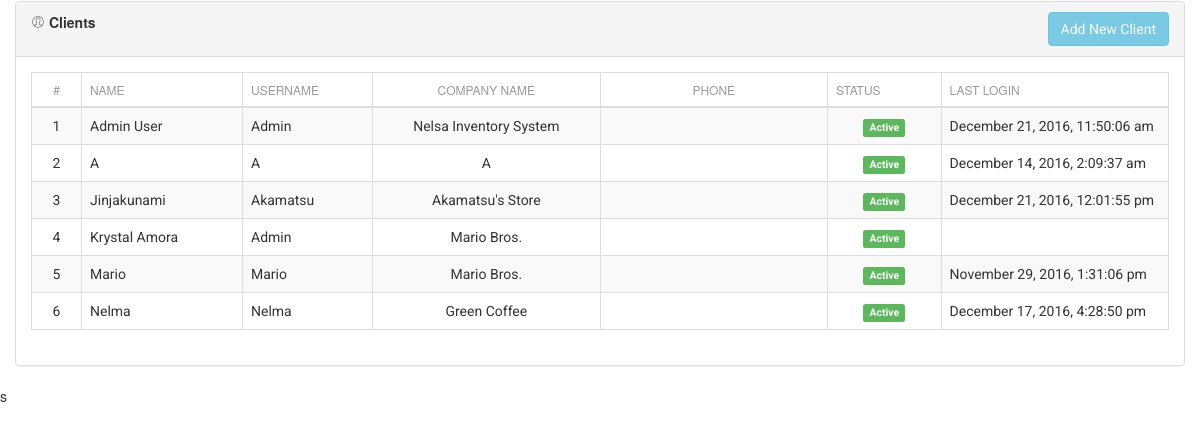
/clients.php, run on the app's committed database.
### tables this page shows
CREATE TABLE `users` (
  `id` int(11) unsigned NOT NULL,
  `admin_id` int(11) NOT NULL,
  `email` text NOT NULL,
  `name` varchar(60) NOT NULL,
  `mname` text NOT NULL,
  `lname` text NOT NULL,
  `username` varchar(50) NOT NULL,
  `password` varchar(255) NOT NULL,
  `user_level` int(11) NOT NULL,
  `image` varchar(255) DEFAULT 'no_image.jpg',
  `company_name` text NOT NULL,
  `status` int(1) NOT NULL,
  `phone` text NOT NULL,
  `last_login` datetime DEFAULT NULL
);

### includes/sql.php (called while the page is built, shortened)
<?php
  require_once('includes/load.php');
function find_by_sql($sql)
{
  global $db;
  $result = $db->query($sql);
  $result_set = $db->while_loop($result);
 return $result_set;
}
  function find_all_client(){
      $sql = "SELECT u.id,u.phone,u.name,u.username,u.user_level,u.status,u.last_login,u.admin_id,u.company_name,";
      $sql .="g.group_name,g.admin_id ";
      $sql .="FROM users u ";
      $sql .="LEFT JOIN user_groups g ";
      $sql .="ON g.admin_id=u.admin_id WHERE u.user_level = 1 GROUP BY u.name  ORDER BY u.name ASC ";
      $result = find_by_sql($sql);
      return $result;
  }
?>

### includes/database.php (called while the page is built, shortened)
<?php
class MySqli_DB {
    private $con;
    public $query_id;
public function db_connect()
{
  $this->con = mysqli_connect(DB_HOST,DB_USER,DB_PASS);
  if(!$this->con)
         {
           die(" Database connection failed:". mysqli_connect_error());
         } else {
           $select_db = $this->con->select_db(DB_NAME);
         }
}
public function query($sql)
   {
      if (trim($sql != "")) {
          $this->query_id = $this->con->query($sql);
      }
       return $this->query_id;
   }
public function fetch_array($statement)
{
  return mysqli_fetch_array($statement);
}
public function while_loop($loop){
   $results = array();
   while ($result = $this->fetch_array($loop)) {
      $results[] = $result;
   }
 return $results;
}
}
$db = new MySqli_DB();
?>

### includes/functions.php (called while the page is built, shortened)
<?php
function remove_junk($str){
  $str = nl2br($str);
  $str = htmlspecialchars(strip_tags($str, ENT_QUOTES));
  return $str;
}
function read_date($str){
     if($str)
      return date('F j, Y, g:i:s a', strtotime($str));
     else
      return null;
  }
function count_id(){
  static $count = 1;
  return $count++;
}
?>

### clients.php (the view, shortened to what this page needs)
<?php
 $all_users = find_all_client();
?>
<?php include_once('layouts/header.php'); ?>
<div class="row">
  <div class="col-md-12">
    <div class="panel panel-default">
      <div class="panel-heading clearfix">
        <strong>
         <i class="pe-7s-user"></i>
          <span>Clients</span>
       </strong>
         <a href="add_client.php" class="btn btn-info pull-right">Add New Client</a>
      </div>
     <div class="panel-body">
      <table class="table table-bordered table-striped">
        <thead>
          <tr>
            <th class="text-center" style="width: 50px;">#</th>
            <th>Name </th>
            <th>Username</th>
            <th class="text-center" style="width: 20%;">Company Name</th>
            <th class="text-center" style="width: 20%;">Phone</th>
            <th style="width: 10%;">Status</th>
            <th style="width: 20%;">Last Login</th>
          </tr>
        </thead>
        <tbody>
        <?php foreach($all_users as $a_user): ?>
          <tr>
           <td class="text-center"><?php echo count_id();?></td>
           <td><?php echo remove_junk(ucwords($a_user['name']))?></td>
           <td><?php echo remove_junk(ucwords($a_user['username']))?></td>
           <td class="text-center"><?php echo remove_junk(ucwords($a_user['company_name']))?></td>
           <td class="text-center"><?php echo remove_junk(ucwords($a_user['phone']))?></td>
           <td class="text-center">
           <?php if($a_user['status'] === '1'): ?>
            <span class="label label-success"><?php echo "Active"; ?></span>
          <?php else: ?>
            <span class="label label-danger"><?php echo "Deactive"; ?></span>
          <?php endif;?>
           </td>
           <td><?php echo read_date($a_user['last_login'])?></td>
          </tr>
        <?php endforeach;?>
       </tbody>
     </table>
     </div>
    </div>
  </div>
</div>
  <?php include_once('layouts/footer.php'); ?>

### data on the page
users: count_id "1", name "Admin User", username "Admin", company_name "Nelsa Inventory System", status "Active", last_login "December 21, 2016, 11:50:06 am"
users: count_id "2", name "A", username "A", company_name "A", status "Active", last_login "December 14, 2016, 2:09:37 am"
users: count_id "3", name "Jinjakunami", username "Akamatsu", company_name "Akamatsu's Store", status "Active", last_login "December 21, 2016, 12:01:55 pm"
users: count_id "4", name "Krystal Amora", username "Admin", company_name "Mario Bros.", status "Active"
users: count_id "5", name "Mario", username "Mario", company_name "Mario Bros.", status "Active", last_login "November 29, 2016, 1:31:06 pm"
users: count_id "6", name "Nelma", username "Nelma", company_name "Green Coffee", status "Active", last_login "December 17, 2016, 4:28:50 pm"
